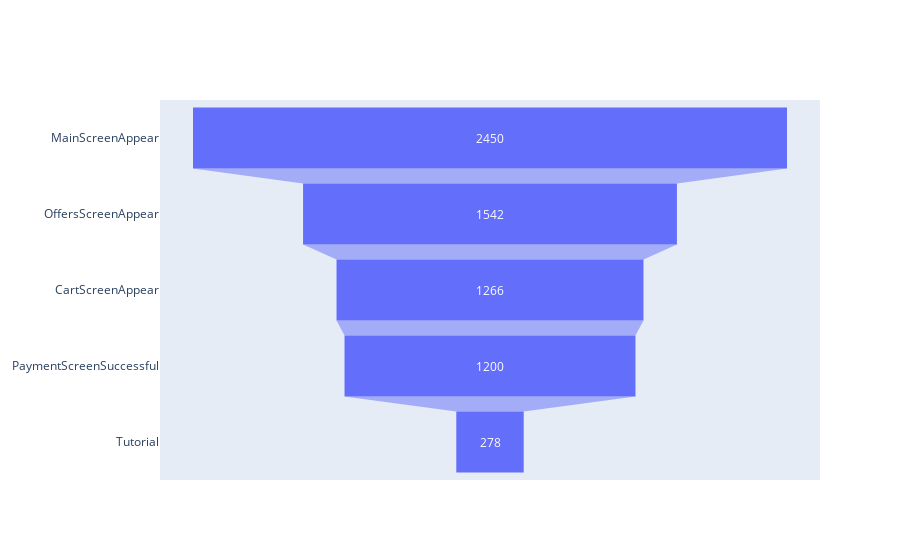

Write notebook code for a chart like this one.
### Code cell
# Graficamos el embudo del exp 246 y comparamos proporciones
fig = go.Figure(go.Funnel(
    y = users_by_event_246.index,
    x = users_by_event_246['n_users']))

fig.show()

### Figure 1 — Plotly figure (JSON) as saved in the notebook; plotly's stock layout.template omitted (floating-point values rounded to 4 significant figures)
{"data": [{"type": "funnel", "x": [2450, 1542, 1266, 1200, 278], "y": ["MainScreenAppear", "OffersScreenAppear", "CartScreenAppear", "PaymentScreenSuccessful", "Tutorial"]}], "layout": {}}
